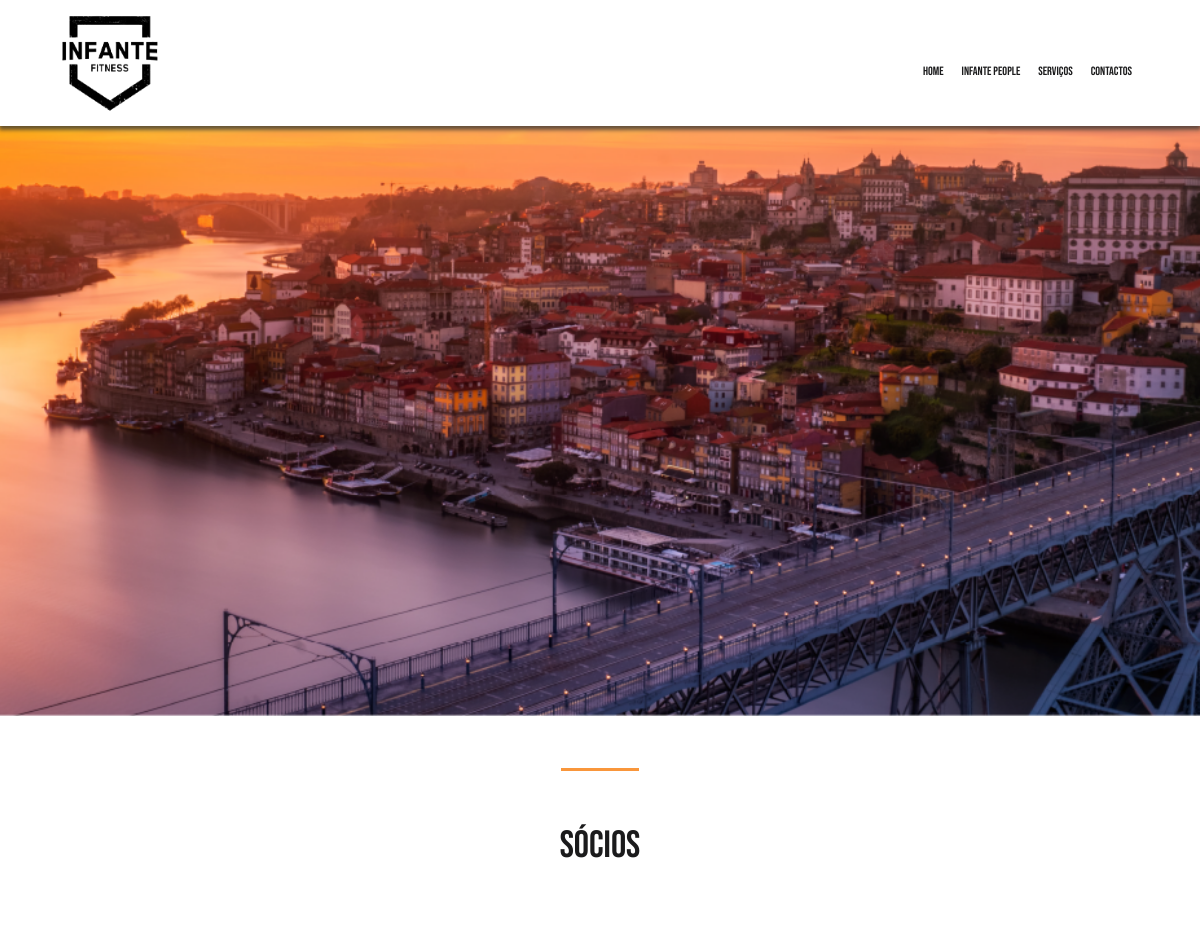
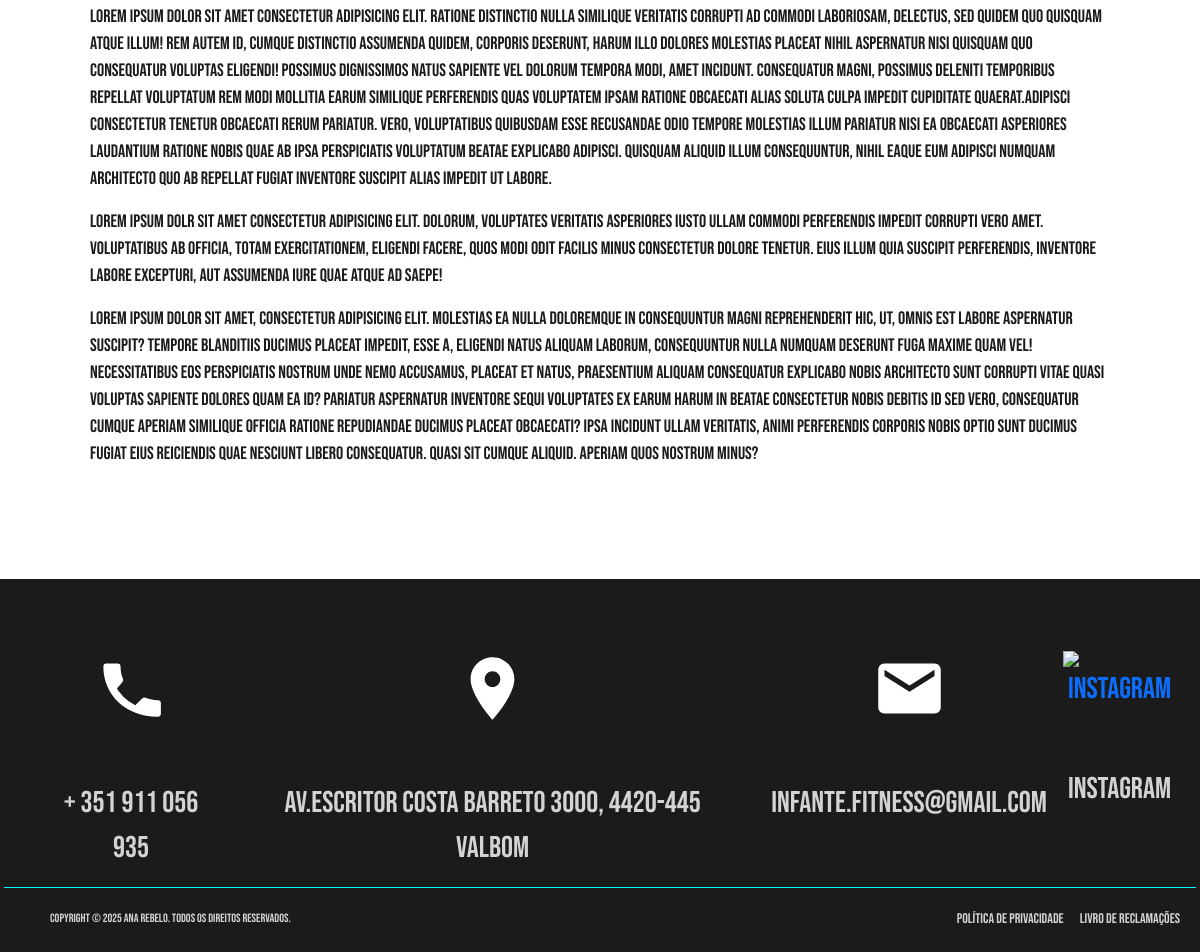
The page /socios.php on the database its author committed (2 pictures, top to bottom).
### tables this page shows
CREATE TABLE `banners` (
  `id` int(11) NOT NULL,
  `nome` varchar(100) NOT NULL,
  `imagem` varchar(1000) NOT NULL
);

CREATE TABLE `socios` (
  `id` int(11) NOT NULL,
  `título` varchar(500) NOT NULL,
  `texto` longtext NOT NULL
);

CREATE TABLE `contactos` (
  `id` int(11) NOT NULL,
  `telefone` varchar(200) NOT NULL,
  `morada` varchar(500) NOT NULL,
  `email` varchar(500) NOT NULL,
  `link_facebook` varchar(1000) NOT NULL
);

### socios.php (called while the page is built, shortened)
<?php
$menu_atual = "socios";
$showCarousel = false;
$showContactos = true;
require("componentes/header.php");
require("views/socios_view.php");
require("componentes/footer.php");
?>

### helpers/base_dados_helper.php (called while the page is built, shortened)
<?php
$conexao = new PDO("mysql:host=localhost;dbname=infante_fitness_bd;charset=utf8mb4", "root", "");
function selectSQL($sql){
    global $conexao;
    $pesquisa = $conexao->query($sql);
    $resultado = $pesquisa->fetchALL(PDO::FETCH_ASSOC);
    return $resultado;
}
function selectSQLUnico($sql){
    global $conexao;
    $pesquisa = $conexao->query($sql);
    $resultado = $pesquisa->fetch(PDO::FETCH_ASSOC);
    return $resultado;
}
?>

### helpers/banner_helper.php (called while the page is built, shortened)
<?php
function getBanner(){
    $resultado = selectSQL("SELECT * FROM banners");
    return $resultado;
}
?>

### helpers/socios_helper.php (called while the page is built)
<?php
function getSocios(){
    $resultado = selectSQLUnico("SELECT * FROM socios");
    return $resultado;
}
?>

### helpers/contactos_helper.php (called while the page is built)
<?php
function getContactos(){
    $resultado = selectSQLUnico("SELECT * FROM contactos");
    return $resultado;
}
?>

### views/socios_view.php (the view, shortened to what this page needs)
<?php
$socios = getSocios();
?>
<main class="container">
<div class="row conteudo_simples d-none d-sm-block">
    <div class="col">
        <div class="linha_laranja m-auto"></div>
    </div>
    <div class="col bem_vindo">
        <div><?= $socios["título"]; ?></div>
    </div>
</div>
<div class="row mt-4 conteudo_simples d-none d-sm-block px-5">
    <div class="col-12">
        <div class="textos_main"><?= $socios["texto"]; ?></div>
    </div>
</div>
</main>

### componentes/header.php (shortened to what this page needs)
<?php
$carousel = getCarousel();
$banner = getBanner();
?>
<!DOCTYPE html>
<html lang="pt">
<head>
    <link rel="stylesheet" href="css/style.css">
    <link href="https://cdn.jsdelivr.net/npm/bootstrap@5.3.3/dist/css/bootstrap.min.css" rel="stylesheet">
</head>
<body onload="scrollAutomatico('<?= $menu_atual; ?>')">
    <header class="container-fluid">
        <div class="row d-none d-sm-block">
            <div class="col p-0 m-0">
                <nav class="navbar_desktop navbar px-5 navbar-expand-lg ">
                    <div class="container-fluid">
                        <a class="navbar-brand"><img id="logo" src="uploads/logo_sem_fundo.png" alt="logo.png"></a>
                        <div class="collapse navbar-collapse d-flex justify-content-end align-items-end" id="navbarSupportedContent">
                            <ul class="navbar-nav pt-4">
                                <li class="nav-item">
                                    <a class="nav-link px-0 <?= ($menu_atual == "home") ? "active" : ""; ?>" aria-current="page" href="index.php">Home</a>
                                </li>
                                 <li class="nav-item">
                                    <a class="nav-link px-0 <?= ($menu_atual == "infante_people") ? "active" : ""; ?>" href="infante_people.php">Infante People</a>
                                </li>
                                 <li class="nav-item dropdown">
                                    <a class="nav-link px-0 <?= ($menu_atual == "empreendimentos") ? "active" : ""; ?>" href="empreendimentos.php" role="button" data-bs-toggle="dropdown" aria-expanded="false" id="link_empreendimentos">
                                        Serviços
                                    </a>
                                </li>
                                 <li class="nav-item">
                                    <a class="nav-link px-0 <?= ($menu_atual == "contactos") ? "active" : ""; ?>" href="contactos.php">Contactos</a>
                                </li>
                            </ul>
                        </div>
                    </div>
                </nav>
            </div>
        </div>
        <?php if ($showCarousel): ?>
            <div class="row d-none d-sm-block">
                <div class="col p-0">
                    <div id="carouselExampleIndicators" class="carousel slide" data-bs-ride="carousel">
                        <div class="carousel-indicators">
                            <?php foreach($carousel as $i => $c): ?>
                                <button type="button" data-bs-target="#carouselExampleIndicators" data-bs-slide-to="<?= $i; ?>" <?= ($i == 0) ? 'class="active" aria-current="true"' : ''; ?> aria-label="Slide <?= $i + 1; ?>"></button>
                            <?php endforeach; ?>
                        </div>
                        <div class="carousel-inner">
                            <?php foreach($carousel as $i => $c): ?>
                                <div class="carousel-item <?= ($i == 0) ? "active" : ""; ?>" data-bs-interval="3000">
                                    <img src="<?= $c["imagem"]; ?>" class="d-block w-100" alt="...">
                                </div>
                            <?php endforeach; ?>
                        </div>
                    </div>
                </div>
            </div>
            <div class="row d-block d-sm-none">
                <div class="col p-0" id="carousel_mobile">
                    <div id="carouselExampleIndicators" class="carousel slide" data-bs-ride="carousel">
                        <div class="carousel-indicators">
                        <button type="button" data-bs-target="#carouselExampleIndicators" data-bs-slide-to="0" class="active" aria-current="true" aria-label="Slide 1"></button>
                        <button type="button" data-bs-target="#carouselExampleIndicators" data-bs-slide-to="1" aria-label="Slide 2"></button>
                        <button type="button" data-bs-target="#carouselExampleIndicators" data-bs-slide-to="2" aria-label="Slide 3"></button>
                        </div>
                        <div class="carousel-inner">
                            <div class="carousel-item active" data-bs-interval="3000">
                                <img src="uploads/BannerHome.png" class="d-block w-100" alt="BannerHome.png">
                            </div>
                            <div class="carousel-item" data-bs-interval="3000">
                                <img src="uploads/BannerContactos_1.png" class="d-block w-100" alt="BannerContactos_1.png">
                            </div>
                            <div class="carousel-item" data-bs-interval="3000">
                                <img src="uploads/BannerSocios.png" class="d-block w-100" alt="BannerSocios.png">
                            </div>
                        </div>
                    </div>
                </div>
           </div>
        <?php else: ?>
            <div class="row">
                <div class="col p-0 img_cabecalho">
                    <?php if($menu_atual == "quem_somos"):  ?>
                        <img src="<?= $banner[0]["imagem"]; ?>" alt="">
                    <?php elseif ($menu_atual == "socios"): ?>
                        <img src="<?= $banner[1]["imagem"]; ?>" alt="">
                    <?php elseif ($menu_atual == "infante_people"): ?>
                        <img src="<?=$banner[2]["imagem"]; ?>" alt="">
                    <?php elseif ($menu_atual == "destaques" || $menu_atual == "destaque_especifico"): ?>
                        <img src="<?=$banner[3]["imagem"]; ?>" alt="">
                    <?php elseif ($menu_atual == "empreendimentos"): ?>
                        <img src="<?=$banner[4]["imagem"]; ?>" alt="">
                    <?php elseif ($menu_atual == "centro_ferias"): ?>
                        <img src="<?=$banner[5]["imagem"]; ?>" alt="">
                    <?php elseif ($menu_atual == "contactos"): ?>
                        <img src="<?=$banner[6]["imagem"]; ?>" alt="">
                    <?php endif; ?>
                </div>
            </div>
        <?php endif; ?>
    </header>

### componentes/footer.php (shortened to what this page needs)
<?php
$contactos = getContactos();
?>
<footer class="container-fluid p-0">
<?php if($showContactos): ?>
    <div class="row p-1 m-0 d-none d-lg-block" id="area_contactos">
        <div class="col pt-5 d-flex flex-row justify-content-center">
            <div class="conteudo text-center w-100">
                <div class="d-flex flex-row justify-content-evenly contactos ps-4">
                    <div class="d-flex flex-column align-items-center mx-2">
                        <img src="imagens/tel_icon.svg" alt="Telefone">
                        <div class="mt-2"><?= $contactos["telefone"]; ?></div>
                    </div>
                    <div class="d-flex flex-column align-items-center mx-2">
                        <img src="imagens/loc.svg" alt="Localização">
                        <div class="mt-2" id="morada_footer"><?= $contactos["morada"]; ?></div>
                    </div>
                    <div class="d-flex flex-column align-items-center mx-2">
                        <img src="imagens/mail.svg" alt="Email">
                        <div class="mt-2">
                            <a class="email_footer" href="mailto:<?= $contactos['email']; ?>" target="_blank">
                                <?= $contactos['email']; ?>
                            </a>
                        </div>
                    </div>
                    <div class="d-flex flex-column align-items-center mx-2">
                        <a href="https://www.instagram.com/infante.fitness/" target="_blank">
                            <img src="imagens/instagram.png" alt="Instagram" class="instagram_icon">
                            <div class="mt-2 instagram">Instagram</div>
                        </a>
                    </div>
                </div>
            </div>
        </div>
        <div class="linha_footer"></div>
        <div class="d-flex justify-content-between align-items-center flex-wrap px-3 py-2">
            <div class="copyright">
                <a href="https://anacrebelo.eu/" target="_blank">
                    Copyright &copy; <?= date("Y"); ?> Ana Rebelo. Todos os direitos reservados.
                </a>
            </div>
            <div class="text-end d-flex flex-row gap-3 reclamacoes">
                <a href="politica-de-privacidade.html" target="_blank">Política de Privacidade</a>
                <a href="https://www.livroreclamacoes.pt/inicio" target="_blank">Livro de Reclamações</a>
            </div>
        </div>
    </div>
<?php endif; ?>
</footer>
</body>
</html>

### css/style.css (style rules this page uses)
body { font-family: 'Bebas Neue', sans-serif !important; max-width: 1600px !important; min-width: 360px !important; }
:root { --cor-darkblue: #1b1b1c; --cor-branca: #FFFFFF; --cor-laranja: #F9963B; }
a { text-decoration: none !important; }
.navbar { box-shadow: 0px 3px 4px 1px #333333bf; position: relative; z-index: 30; }
.navbar_desktop > div { text-transform: uppercase; }
#logo { width: 100px; height: 100px; }
#navbarSupportedContent .navbar-nav { gap: 10px; }
#navbarSupportedContent { padding-left: 30px; }
.navbar-nav .nav-item > a { width: 100%; font-weight: 500; font-size: 14px; margin-right: 0px !important; color: var(--cor-darkblue); border-bottom: 6px solid var(--cor-branca); }
@media (min-width: 992px) and (max-width: 1200px) { .navbar-nav .nav-item > a { font-size: 12px; padding-right: 8px !important; } }
@media (min-width: 992px) { .container-fluid .navbar-brand { display: flex; flex-direction: row; } }
.img_cabecalho img { object-fit: cover; height: 590px; margin-bottom: 52px; width: 100%; }
@media (max-width: 1200px) { .img_cabecalho img { object-fit: cover; height: 590px; margin-bottom: 52px; } }
.conteudo_simples { margin: auto; background-color: var(--cor-branca); }
.linha_laranja { width: 78px; height: 3px; background-color: var(--cor-laranja); }
.bem_vindo { margin-top: 46px !important; margin-bottom: 80px; text-align: center; color: var(--cor-darkblue); font-weight: 400; font-size: 38px; line-height: 58px !important; }
.textos_main { color: var(--cor-darkblue); font-size: 18px; font-weight: 400; }
#area_contactos { margin-top: 112px !important; width: 100%; background-color: var(--cor-darkblue); color: lightgray; }
#area_contactos .contactos { margin-top: -10px; font-size: 30px; font-weight: 300; }
#morada_footer { padding: 0px 30px !important; }
#area_contactos img { width: 75px; height: 75px ; margin-bottom: 47px; }
.contactos img { margin-bottom: 19px; margin-top: 30px; }
.conteudo { color: lightgray; }
.copyright { margin: 10px 0px 0px 30px !important; padding-bottom: 10px; }
.copyright a { color: lightgray; font-size: 12px; font-weight: 300; }
.linha_footer { height: 1px; background-color:aqua; border: none; }
.email_footer { color: lightgray; }
.reclamacoes a { color: lightgray; font-size: 14px; }
.instagram { color: lightgray; }

### rows shown on the page
banners: imagem (picture)
socios: título "Sócios", texto "Lorem ipsum dolor sit amet consectetur adipisicing elit. Ratione distinctio nulla similique veritatis corrupti ad commodi laboriosam, delectus, sed quidem quo quisquam atque illum! Rem autem id, cumque distinctio assumenda quidem, corporis deserunt, harum illo dolores molestias placeat nihil aspernatur nisi quisquam quo consequatur voluptas eligendi! Possimus dignissimos natus sapiente vel dolorum tempora modi, amet incidunt. Consequatur magni, possimus deleniti temporibus repellat voluptatum rem modi mollitia earum similique perferendis quas voluptatem ipsam ratione obcaecati alias soluta culpa impedit cupiditate quaerat.Adipisci consectetur tenetur obcaecati rerum pariatur. Vero,…"
contactos: telefone "+ 351 911 056 935", morada "Av.Escritor Costa Barreto 3000, 4420-445 Valbom", email "infante.fitness@gmail.com"
